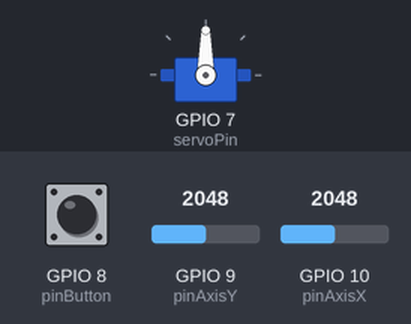
Simulated run of this sketch. Board: ESP32-S3. On the bench: servo. The test bench sets the inputs (shaded band); at power-on: GPIO 10 (pinAxisX) = 2048, GPIO 8 (pinButton) HIGH, GPIO 9 (pinAxisY) = 2048.

Above: at 1.2 s.
1.3 s: GPIO 10 (pinAxisX) set to 2866
At 1.8 s:
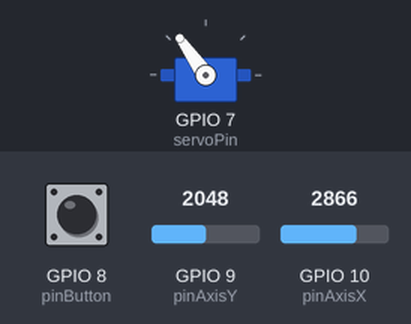
2.8 s: GPIO 10 (pinAxisX) set to 3603
At 4.0 s:
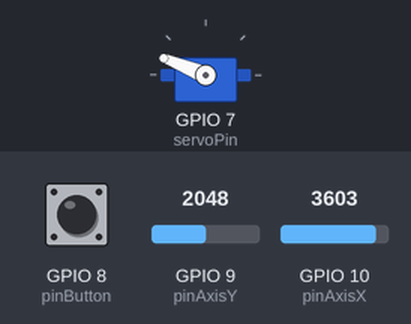
4.3 s: GPIO 10 (pinAxisX) set to 4095
At 5.5 s:
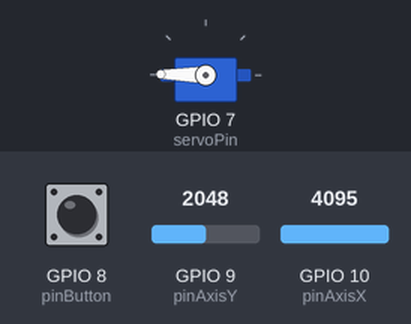
5.8 s: GPIO 10 (pinAxisX) set to 1228
At 6.8 s:
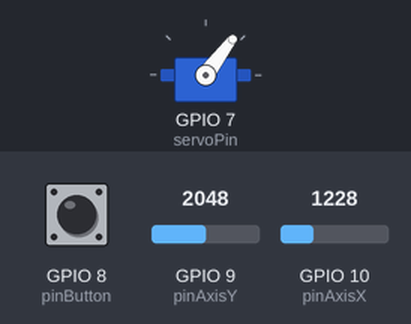
7.3 s: GPIO 10 (pinAxisX) set to 491
At 8.1 s:
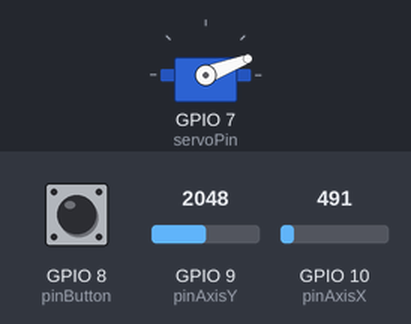
Timing chart, 0 to 9.8 s (numbered marks = the images above; inputs shaded):
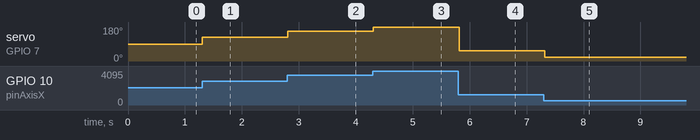

The sketch:

normalServoControl.ino
```cpp
  #include <ESP32Servo.h>

Servo myservo;  // create servo object to control a servo

int pos = 0;    // variable to store the servo position
int servoPin = 7;

int pinAxisX = 10;
int pinAxisY = 9;
int pinButton = 8;

void setup() {
	// Allow allocation of all timers
	ESP32PWM::allocateTimer(0);
	ESP32PWM::allocateTimer(1);
	ESP32PWM::allocateTimer(2);
	ESP32PWM::allocateTimer(3);
	myservo.setPeriodHertz(50);    // standard 50 hz servo
	myservo.attach(servoPin, 500, 2500); // attaches the servo on pin 18 to the servo object
	// using default min/max of 1000us and 2000us
	// different servos may require different min/max settings
	// for an accurate 0 to 180 sweep

  pinMode( pinAxisX, INPUT );
  pinMode( pinAxisY, INPUT );
  pinMode( pinButton, INPUT_PULLUP );
}

void loop() {

    int valueX = analogRead( pinAxisX );
    int valueY = analogRead( pinAxisY );
    bool buttonPress = digitalRead( pinButton );

    int valueXMapped = map( valueX, 0, 4096, 0, 180 );

		myservo.write( valueXMapped );    // tell servo to go to position in variable 'pos'
		delay(100);             // waits 15ms for the servo to reach the position

}
```

Measured:
- after the input at 1.3 s, servo on GPIO 7 (servoPin): 90° → 125° at once
- after the input at 2.8 s, servo on GPIO 7 (servoPin): 125° → 158° at once
- after the input at 4.3 s, servo on GPIO 7 (servoPin): 158° → 179° at once
- after the input at 5.8 s, servo on GPIO 7 (servoPin): 179° → 53° at once
- after the input at 7.3 s, servo on GPIO 7 (servoPin): 53° → 21° at once
